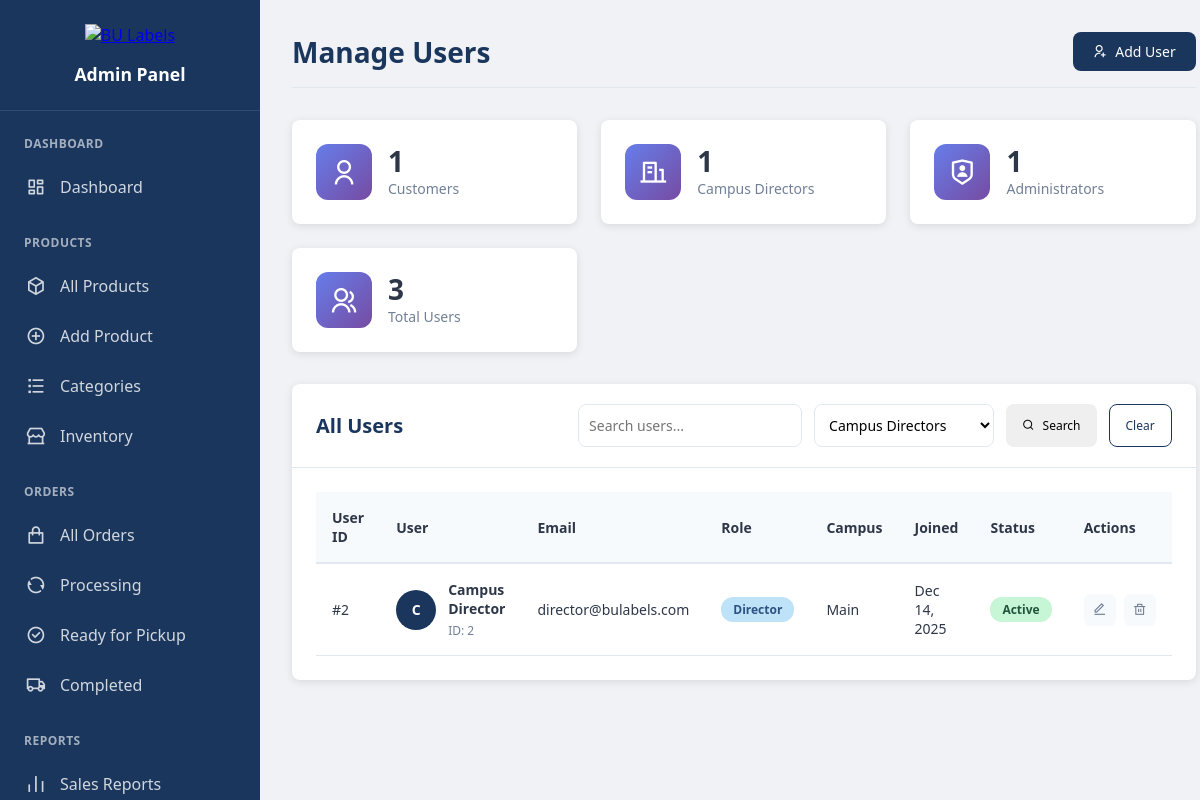
The page /pages/admin/users.php?role=director (signed in) on the database its author committed.
### tables this page shows
CREATE TABLE users (
    id INT PRIMARY KEY AUTO_INCREMENT,
    name VARCHAR(100) NOT NULL,
    email VARCHAR(100) UNIQUE NOT NULL,
    password VARCHAR(255) NOT NULL,
    campus ENUM('main', 'east', 'west', 'north', 'south') DEFAULT 'main',
    role ENUM('customer', 'admin', 'director') DEFAULT 'customer',
    created_at TIMESTAMP DEFAULT CURRENT_TIMESTAMP,
    updated_at TIMESTAMP DEFAULT CURRENT_TIMESTAMP ON UPDATE CURRENT_TIMESTAMP
);

### includes/functions.php (called while the page is built, shortened)
<?php
function sanitize($data) {
    return htmlspecialchars($data, ENT_QUOTES, 'UTF-8');
}
?>

### pages/admin/users.php (the view, shortened to what this page needs)
<?php
require_once '../../includes/functions.php';
$action = isset($_GET['action']) ? $_GET['action'] : 'list';
$role_filter = isset($_GET['role']) ? $_GET['role'] : '';
$conn = getDBConnection();
if ($action == 'list') {
    $page = isset($_GET['page']) ? (int)$_GET['page'] : 1;
    $limit = 20;
    $offset = ($page - 1) * $limit;
    $sql = "SELECT * FROM users WHERE 1=1";
    $params = [];
    $types = "";
    if ($role_filter) {
        $sql .= " AND role = ?";
        $params[] = $role_filter;
        $types .= "s";
    }
    $sql .= " ORDER BY created_at DESC LIMIT ? OFFSET ?";
    $params[] = $limit;
    $params[] = $offset;
    $types .= "ii";
    $stmt = $conn->prepare($sql);
    if ($params) {
        $stmt->bind_param($types, ...$params);
    }
    $stmt->execute();
    $users_result = $stmt->get_result();
}
$role_counts = [];
$role_stmt = $conn->prepare("SELECT role, COUNT(*) as count FROM users GROUP BY role");
$role_stmt->execute();
$role_result = $role_stmt->get_result();
while ($row = $role_result->fetch_assoc()) {
    $role_counts[$row['role']] = $row['count'];
}
?>
<!DOCTYPE html>
<html lang="en">
<head>
    <link href="https://cdn.jsdelivr.net/npm/remixicon@4.5.0/fonts/remixicon.css" rel="stylesheet">
</head>
<body>
<div class="admin-container">
    <aside class="admin-sidebar">
        <div class="sidebar-header">
            <a href="../../" class="logo">
                <img src="../../assets/images/logo.png" alt="BU Labels">
            </a>
            <h3>Admin Panel</h3>
        </div>
        <div class="sidebar-menu">
            <div class="menu-section">
                <h4>Dashboard</h4>
                <ul>
                    <li>
                        <a href="dashboard.php">
                            <i class="ri-dashboard-line"></i>
                            <span>Dashboard</span>
                        </a>
                    </li>
                </ul>
            </div>
            <div class="menu-section">
                <h4>Products</h4>
                <ul>
                    <li>
                        <a href="products.php">
                            <i class="ri-box-3-line"></i>
                            <span>All Products</span>
                        </a>
                    </li>
                    <li>
                        <a href="products.php?action=add">
                            <i class="ri-add-circle-line"></i>
                            <span>Add Product</span>
                        </a>
                    </li>
                    <li>
                        <a href="categories.php">
                            <i class="ri-list-check"></i>
                            <span>Categories</span>
                        </a>
                    </li>
                    <li>
                        <a href="inventory.php">
                            <i class="ri-store-2-line"></i>
                            <span>Inventory</span>
                        </a>
                    </li>
                </ul>
            </div>
            <div class="menu-section">
                <h4>Orders</h4>
                <ul>
                    <li>
                        <a href="orders.php">
                            <i class="ri-shopping-bag-line"></i>
                            <span>All Orders</span>
                        </a>
                    </li>
                    <li>
                        <a href="orders.php?status=processing">
                            <i class="ri-refresh-line"></i>
                            <span>Processing</span>
                        </a>
                    </li>
                    <li>
                        <a href="orders.php?status=ready_for_pickup">
                            <i class="ri-checkbox-circle-line"></i>
                            <span>Ready for Pickup</span>
                        </a>
                    </li>
                    <li>
                        <a href="orders.php?status=picked_up">
                            <i class="ri-truck-line"></i>
                            <span>Completed</span>
                        </a>
                    </li>
                </ul>
            </div>
            <div class="menu-section">
                <h4>Reports</h4>
                <ul>
                    <li>
                        <a href="reports.php">
                            <i class="ri-bar-chart-line"></i>
                            <span>Sales Reports</span>
                        </a>
                    </li>
                </ul>
            </div>
        </div>
    </aside>
    <?php
    $sidebar_content = ob_get_clean();
    echo $sidebar_content;
    ?>
    <main class="admin-content">
        <div class="admin-header">
            <h1>
                <?php
                if ($action == 'add') echo "Add New User";
                elseif ($action == 'edit') echo "Edit User";
                else echo "Manage Users";
                ?>
            </h1>
            <div class="admin-actions">
                <?php if ($action == 'list'): ?>
                <a href="users.php?action=add" class="btn btn-primary">
                    <i class="ri-user-add-line"></i> Add User
                </a>
                <?php else: ?>
                <a href="users.php" class="btn btn-outline">
                    <i class="ri-arrow-left-line"></i> Back to Users
                </a>
                <?php endif; ?>
            </div>
        </div>
        <?php if ($action == 'add' || $action == 'edit'): ?>
        <div class="card">
            <div class="card-header">
                <h3>User Information</h3>
            </div>
            <div class="card-body">
                <form method="POST" class="user-form">
                    <input type="hidden" name="save_user" value="1">
                    <div class="form-row">
                        <div class="form-group">
                            <label for="name">Full Name *</label>
                            <input type="text" id="name" name="name" required
                                   value="<?php echo isset($user['name']) ? sanitize($user['name']) : ''; ?>">
                        </div>
                        <div class="form-group">
                            <label for="email">Email Address *</label>
                            <input type="email" id="email" name="email" required
                                   value="<?php echo isset($user['email']) ? sanitize($user['email']) : ''; ?>">
                        </div>
                    </div>
                    <div class="form-row">
                        <div class="form-group">
                            <label for="role">User Role *</label>
                            <select id="role" name="role" required>
                                <option value="">Select Role</option>
                                <option value="customer" <?php echo (isset($user['role']) && $user['role'] == 'customer') ? 'selected' : ''; ?>>Customer</option>
                                <option value="director" <?php echo (isset($user['role']) && $user['role'] == 'director') ? 'selected' : ''; ?>>Campus Director</option>
                                <option value="admin" <?php echo (isset($user['role']) && $user['role'] == 'admin') ? 'selected' : ''; ?>>Administrator</option>
                            </select>
                        </div>
                        <div class="form-group">
                            <label for="campus">Campus *</label>
                            <select id="campus" name="campus" required>
                                <option value="">Select Campus</option>
                                <option value="main" <?php echo (isset($user['campus']) && $user['campus'] == 'main') ? 'selected' : ''; ?>>Main Campus</option>
                                <option value="east" <?php echo (isset($user['campus']) && $user['campus'] == 'east') ? 'selected' : ''; ?>>Polangui Campus</option>
                                <option value="west" <?php echo (isset($user['campus']) && $user['campus'] == 'west') ? 'selected' : ''; ?>>Guinobatan Campus</option>
                                <option value="north" <?php echo (isset($user['campus']) && $user['campus'] == 'north') ? 'selected' : ''; ?>>Gubat Campus</option>
                                <option value="south" <?php echo (isset($user['campus']) && $user['campus'] == 'south') ? 'selected' : ''; ?>>BUIDEA</option>
                            </select>
                        </div>
                    </div>
                    <div class="form-group">
                        <label for="password">Password <?php echo ($action == 'add') ? '*' : '(Leave blank to keep current)'; ?></label>
                        <input type="password" id="password" name="password"
                               <?php echo ($action == 'add') ? 'required' : ''; ?>
                               minlength="6">
                        <small>Minimum 6 characters</small>
                    </div>
                    <div class="form-actions">
                        <button type="button" class="btn btn-outline" onclick="window.history.back()">Cancel</button>
                        <button type="submit" class="btn btn-primary">
                            <i class="ri-save-line"></i> Save User
                        </button>
                    </div>
                </form>
            </div>
        </div>
        <?php else: ?>
        <div class="stats-grid">
            <div class="stat-card">
                <div class="stat-icon">
                    <i class="ri-user-line"></i>
                </div>
                <div class="stat-info">
                    <h3><?php echo $role_counts['customer'] ?? 0; ?></h3>
                    <p>Customers</p>
                </div>
            </div>
            <div class="stat-card">
                <div class="stat-icon">
                    <i class="ri-building-line"></i>
                </div>
                <div class="stat-info">
                    <h3><?php echo $role_counts['director'] ?? 0; ?></h3>
                    <p>Campus Directors</p>
                </div>
            </div>
            <div class="stat-card">
                <div class="stat-icon">
                    <i class="ri-shield-user-line"></i>
                </div>
                <div class="stat-info">
                    <h3><?php echo $role_counts['admin'] ?? 0; ?></h3>
                    <p>Administrators</p>
                </div>
            </div>
            <div class="stat-card">
                <div class="stat-icon">
                    <i class="ri-group-line"></i>
                </div>
                <div class="stat-info">
                    <h3><?php echo array_sum($role_counts); ?></h3>
                    <p>Total Users</p>
                </div>
            </div>
        </div>
        <div class="card">
            <div class="card-header">
                <h3>All Users</h3>
                <div class="card-tools">
                    <form method="GET" class="filter-form">
                        <input type="text" name="search" placeholder="Search users..."
                               value="<?php echo isset($_GET['search']) ? sanitize($_GET['search']) : ''; ?>">
                        <select name="role" onchange="this.form.submit()">
                            <option value="director" <?php echo ($role_filter == 'director') ? 'selected' : ''; ?>>Campus Directors</option>
                        </select>
                        <button type="submit" class="btn btn-small">
                            <i class="ri-search-line"></i> Search
                        </button>
                        <?php if (isset($_GET['search']) || isset($_GET['role'])): ?>
                        <a href="users.php" class="btn btn-outline btn-small">Clear</a>
                        <?php endif; ?>
                    </form>
                </div>
            </div>
            <div class="card-body">
                <div class="table-responsive">
                    <table class="data-table">
                        <thead>
                            <tr>
                                <th>User ID</th>
                                <th>User</th>
                                <th>Email</th>
                                <th>Role</th>
                                <th>Campus</th>
                                <th>Joined</th>
                                <th>Status</th>
                                <th>Actions</th>
                            </tr>
                        </thead>
                        <tbody>
                            <?php if ($users_result->num_rows > 0): ?>
                                <?php while ($user = $users_result->fetch_assoc()): ?>
                                <tr>
                                    <td>#<?php echo $user['id']; ?></td>
                                    <td>
                                        <div class="user-info-cell">
                                            <div class="user-avatar-small">
                                                <?php echo strtoupper(substr($user['name'], 0, 1)); ?>
                                            </div>
                                            <div class="user-info-text">
                                                <strong><?php echo sanitize($user['name']); ?></strong>
                                                <small>ID: <?php echo $user['id']; ?></small>
                                            </div>
                                        </div>
                                    </td>
                                    <td><?php echo sanitize($user['email']); ?></td>
                                    <td>
                                        <span class="role-badge role-<?php echo $user['role']; ?>">
                                            <?php echo ucfirst($user['role']); ?>
                                        </span>
                                    </td>
                                    <td><?php echo ucfirst($user['campus']); ?></td>
                                    <td><?php echo date('M j, Y', strtotime($user['created_at'])); ?></td>
                                    <td>
                                        <?php
                                        $is_current = ($user['id'] == $_SESSION['user_id']) ? ' (You)' : '';
                                        ?>
                                        <span class="status-badge status-active">Active<?php echo $is_current; ?></span>
                                    </td>
                                    <td>
                                        <div class="action-buttons">
                                            <a href="users.php?action=edit&id=<?php echo $user['id']; ?>"
                                               class="btn-icon btn-edit" title="Edit">
                                                <i class="ri-edit-line"></i>
                                            </a>
                                            <?php if ($user['id'] != $_SESSION['user_id']): ?>
                                            <button type="button" class="btn-icon btn-delete"
                                                    onclick="confirmDelete(<?php echo $user['id']; ?>, '<?php echo sanitize($user['name']); ?>')"
                                                    title="Delete">
                                                <i class="ri-delete-bin-line"></i>
                                            </button>
                                            <?php endif; ?>
                                        </div>
                                    </td>
                                </tr>
                                <?php endwhile; ?>
                            <?php endif; ?>
                        </tbody>
                    </table>
                </div>
            </div>
        </div>
        <?php endif; ?>
    </main>
</div>
</body>
</html>

### rows shown on the page
users: id "2", name "C", name "Campus Director", email "director@bulabels.com", role "Director", campus "Main", created_at "Dec 14, 2025"

### other values the page prints
$role_counts['customer'] "1"
$role_counts['director'] "1"
$role_counts['admin'] "1"
array_sum($role_counts) "3"
